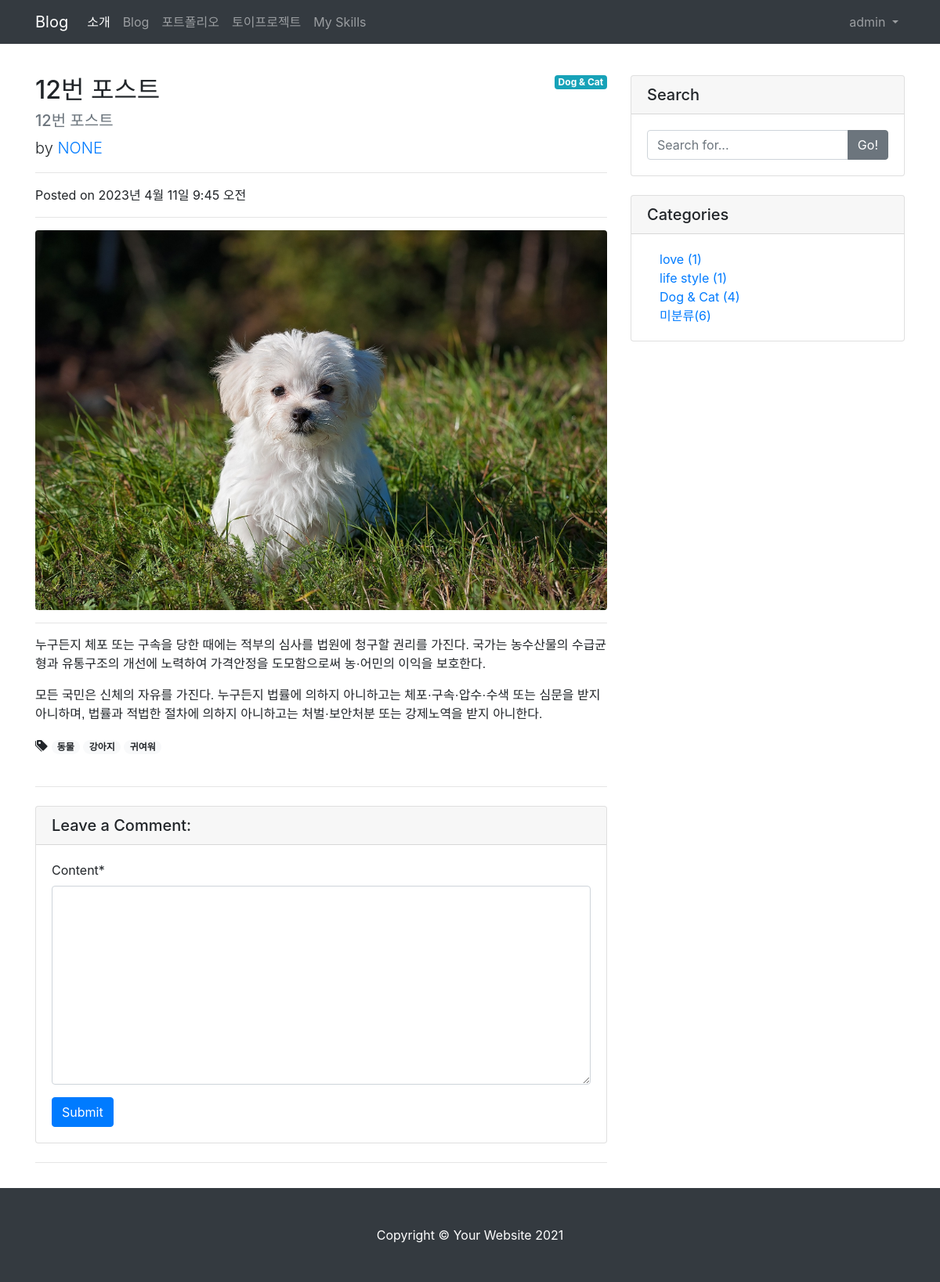
The app's page /blog/12/ (signed in) with its own data.
### blog/models.py (models this page shows, shortened)
class Post(models.Model):
    title = models.CharField(max_length=30)
    hook_text = models.CharField(max_length=100, blank=True)
    content = models.TextField()
    head_image = models.ImageField(upload_to='blog/images/%Y/%m/%d', blank=True)
    file_upload = models.FileField(upload_to='blog/files/%Y/%m/%d', blank=True)
    created_at = models.DateTimeField(auto_now_add=True)
    updated_at = models.DateTimeField(auto_now=True)
    author = models.ForeignKey(User, null=True, on_delete=models.SET_NULL)
    category = models.ForeignKey(Category, null=True, blank=True, on_delete=models.SET_NULL)
    tags = models.ManyToManyField(Tag, blank=True)
    def get_absolute_url(self):
        return f'/blog/{self.pk}/'

class Category(models.Model):
    name = models.CharField(max_length=50, unique=True)
    slug = models.SlugField(max_length=200, unique=True, allow_unicode=True)
    def __str__(self):
        return self.name
    def get_absolute_url(self):
        return f'/blog/category/{self.slug}/'

class Tag(models.Model):
    name = models.CharField(max_length=50)
    slug = models.SlugField(max_length=200, unique=True, allow_unicode=True)
    def __str__(self):
        return self.name
    def get_absolute_url(self):
        return f'/blog/tag/{self.slug}/'

### blog/views.py (the view)
# urls.py: path('<int:pk>/', views.PostDetail.as_view(), name='post_detail'),
class PostDetail(DetailView):
    model = Post
    def get_context_data(self, **kwargs):
        context = super(PostDetail, self).get_context_data()
        context['categories'] = Category.objects.all()
        context['no_category_post_count'] = Post.objects.filter(category=None).count()
        context['comment_form'] = CommentForm
        return context

### blog/templates/blog/post_detail.html (shortened to what this page needs)
{% extends 'base.html' %}
{% load crispy_forms_tags %}
{% block main_area %}
<div class="row">
<div class="col-lg-8" id="main-area">
    <div id="post-area">
        {% if post.category %}
            <span class="badge badge-info float-right">{{ post.category }}</span>
        {% else %}
            <span class="badge badge-secondary float-right">미분류</span>
        {% endif %}
        <h2 class="mt-4">{{ post.title }}</h2>
        <h5 class="text-muted">{{ post.hook_text }}</h5>
        <p class="lead">
            by
            <a href="#!">{{ post.author | upper }}</a>
        </p>
        <hr />
        <p>Posted on {{ post.created_at }}</p>
        <hr />
        {% if post.head_image %}
            <img class="img-fluid rounded" src="{{ post.head_image.url }}" alt="{{ post.title }} head_image" />
        {% else %}
            <img class="img-fluid rounded" src="https://picsum.photos/seed/{{ post.id }}/1920/1280" alt="random_image" />
        {% endif %}
        <hr />
        <p class="lead">{{ post.content | safe }}</p>
        {% if post.tags.exists %}
            <i class="bi bi-tags-fill"></i>
            {% for tag in post.tags.iterator %}
                <a href="{{ tag.get_absolute_url }}"><span class="badge badge-pill badge-light">{{ tag }}</span></a>
            {% endfor %}
            <br>
            <br>
        {% endif %}
    </div>
    <hr/>
    <div class="card my-4">
        <h5 class="card-header">Leave a Comment:</h5>
        <div class="card-body">
            {% if user.is_authenticated %}
            <form id="comment-form" method="POST" action="{{ post.get_absolute_url }}new_comment/">
                <div class="form-group">{{ comment_form | crispy }}</div>
                <button class="btn btn-primary" type="submit">Submit</button>
            </form>
            {% else %}
                <a href="#" role="button" class="btn btn-outline-dark btn-block btn-sm" data-toggle="modal" data-target="#exampleModal">Log in and leave a comment</a>
            {% endif %}
        </div>
    </div>
    <hr>
</div>
{% include 'blog/side_widget.html' %}
</div>
{% endblock %}

### templates/navbar.html (shortened to what this page needs)
{% load socialaccount %}
<nav class="navbar navbar-expand-lg navbar-dark bg-dark">
    <div class="container">
        <a class="navbar-brand" href="{% url 'post_list' %}">Blog</a>
        <div class="collapse navbar-collapse" id="navbarResponsive">
            <ul class="navbar-nav">
                <li class="nav-item active">
                    <a class="nav-link" href="{% url 'index' %}">
                        소개
                    </a>
                </li>
                <li class="nav-item"><a class="nav-link" href="{% url 'post_list' %}">Blog</a></li>
                <li class="nav-item"><a class="nav-link" href="{% url 'about_me' %}">포트폴리오</a></li>
                <li class="nav-item"><a class="nav-link" href="#!">토이프로젝트</a></li>
                <li class="nav-item"><a class="nav-link" href="#!">My Skills</a></li>
            </ul>
            <ul class="navbar-nav ml-auto">
                {% if user.is_authenticated %}
                <li class="nav-item dropdown">
                    <a class="nav-link dropdown-toggle" href="#" id="navbarDropdownMenuLink" role="button" data-toggle="dropdown" aria-haspopup="true" aria-expanded="false">
                    {{ user.username }}
                    </a>
                </li>
                {% else %}
                <li class="nav-item">
                    <a class="nav-link" href="#!"data-toggle="modal" data-target="#exampleModal">
                        <i class="bi bi-box-arrow-in-right"></i>&nbsp;&nbsp;Login
                    </a>
                </li>
                {% endif %}
            </ul>
        </div>
    </div>
</nav>

### blog/templates/blog/side_widget.html (shortened to what this page needs)
<div class="col-lg-4">
  <div class="card my-4">
    <h5 class="card-header">Search</h5>
    <div class="card-body">
      <div class="input-group">
        <input class="form-control" type="text" placeholder="Search for..." id="search-input" />
        <span class="input-group-append">
          <button class="btn btn-secondary" type="button" onclick="searchPost();">Go!</button>
        </span>
      </div>
    </div>
  </div>
  <div class="card my-4">
    <h5 class="card-header">Categories</h5>
    <div class="card-body">
      <div class="row">
        <div class="col-lg-6">
          <ul class="list-unstyled mb-0 ml-3">
            {% for category in categories %}
            <li>
              <a href="{{ category.get_absolute_url }}">{{ category }} ({{ category.post_set.count }})</a>
            </li>
            {% endfor %}
            <li>
              <a href="/blog/category/no_category/">미분류({{ no_category_post_count }})</a>
            </li>
          </ul>
        </div>
      </div>
    </div>
  </div>
</div>

### records on screen
Post: category "Dog & Cat", title "12번 포스트", hook_text "12번 포스트", author "NONE", created_at "2023년 4월 11일 9:45 오전", head_image (picture), content "누구든지 체포 또는 구속을 당한 때에는 적부의 심사를 법원에 청구할 권리를 가진다. 국가는 농수산물의 수급균형과 유통구조의 개선에 노력하여 가격안정을 도모함으로써 농·어민의 이익을 보호한다. 모든 국민은 신체의 자유를 가진다. 누구든지 법률에 의하지 아니하고는 체포·구속·압수·수색 또는 심문을 받지 아니하며, 법률과 적법한 절차에 의하지 아니하고는 처벌·보안처분 또는 강제노역을 받지 아니한다."
Tag: name "동물"
Tag: name "강아지"
Tag: name "귀여워"
Category: name "love", post_set.count "1"
Category: name "life style", post_set.count "1"
Category: name "Dog & Cat", post_set.count "4"

### other values on screen
{{ user.username }} "admin"
{{ no_category_post_count }} "6"
